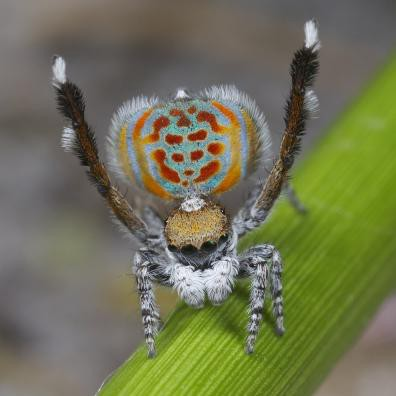
#> input picture TP4 - Diplomatura/imagenes/spider.jpeg, 396 x 396 px, found by its file name
$ python TP4_Ejer13.py
#> lines starting #> are read from the running program, lines starting #| are printed output that depends on the picture
#> further down, imagen is the input picture: shape (396, 396, 3); mean B, G, R 83.9, 115, 112.4
### TP4 - Diplomatura/Personal/funciones.py
import numpy as np
import matplotlib.pyplot as plt
import cv2 as cv

#-----------------------------------------------------
# Devuelve imagen en dos colores, negro y blanco.
# Imagen: gris en 1 canal
# umbral
#-----------------------------------------------------
# [82 lines left out: functions bn, binaria_invertida, bn_gris_3_canales, histograma_datos, valoresPixeles, histograma and 1 more, not called in this run]

#-----------------------------------------------------
# Devuelve una imagen en grises con 1 valor por pixel.
# imagen
#-----------------------------------------------------
def luma(imagen):
    nueva = np.zeros((imagen.shape[0], imagen.shape[1]), dtype='uint8')
    for i in range(len(imagen)):
        for j in range(len(imagen[i])):
            a, b, c = imagen[i][j]
            gris = (c * 0.2126) + (b * 0.7152) + (a * 0.0722)
            nueva[i, j] = gris
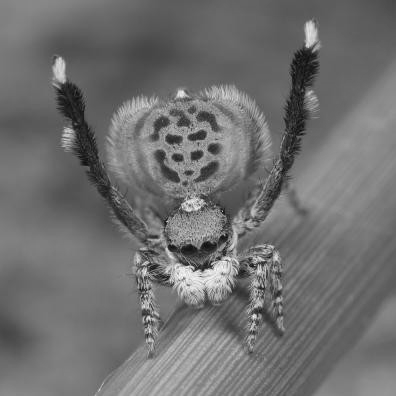
#> nueva: shape (396, 396); min 9, max 251, mean 111.7
    return nueva

#-----------------------------------------------------
# Devuelve una imagen en grises con 1 valor por pixel.
# imagen
#-----------------------------------------------------
# [22 lines left out: functions promedio, desaturar, not called in this run]


###########################################################################################
#-----------------------------------------------------
# imagen
# patrón : normalizado
#-----------------------------------------------------
def convolucionar(imagen, patron):
    nueva = np.zeros((imagen.shape), dtype='float')

    margen = int(len(patron[0]) / 2)

    for i in range(margen, len(imagen) - margen):
        for j in range(margen, len(imagen[0]) - margen):
            aux = 0
            for k in range(-margen, len(patron) - margen):
                for l in range(-margen, len(patron[0]) - margen):
                    aux += (imagen[i - k, j - l] * patron[l + margen, k + margen])

            if aux > 255:
                aux = 255
            elif aux < 0:
                aux = 0

            nueva[i, j] = aux
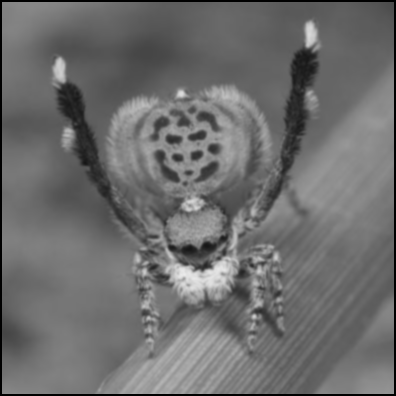
#> nueva: shape (396, 396) float64; min 0, max 235.1, mean 109.4

    return nueva.astype('uint8')

#################################################################################
#-----------------------------------------------------
# Refleja la imagen respecto a un eje
# imagen
# orientación = ['horizontal] ['vertical]#
#-----------------------------------------------------

# [40 lines left out: functions flip, rotar, not called in this run]

### TP4 - Diplomatura/TP4_Ejer13.py
# 13. Implemente ahora un programa que aplique el filtro Gaussiano de 5x5. ¿Encuentra diferencias
# con la versión de 3x3?

import cv2 as cv
import numpy as np

from Personal.funciones import *

gaussiano = np.array([
    [1, 4, 7, 4, 1],
    [4, 16, 26, 16, 4],
    [7, 26, 41, 26, 7],
    [4, 16, 26, 16, 4],
    [1, 4, 7, 4, 1]
    ], dtype= 'float') / 273

imagen = cv.imread('imagenes\\spider.jpeg')

imagen_gris = luma(imagen)

imagen_1 = convolucionar(imagen_gris, gaussiano)

cv.imshow('original', imagen)

cv.imshow('original en grises', imagen_gris)

cv.imshow('Gaussiano 5x5', imagen_1)

cv.waitKey(0)

cv.destroyAllWindows()
